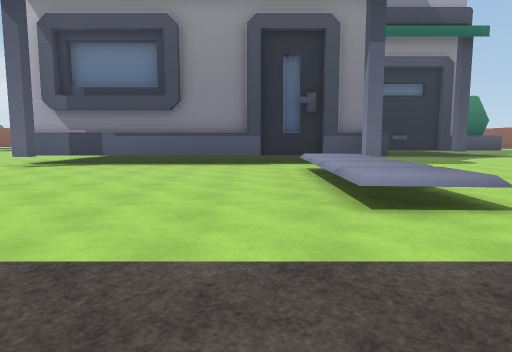
View 1 (above)

24 first-person views from a walk through a 3-D level made in the Unity game engine. The camera is 1.3 m above the floor, tilts 6° down and sees 75° across. The floor is counted in squares, 2 m on a side. Each view is taken from the middle of a square. On the plan, view 1 faces up. The plan holds only what a view shows up to about 10 squares ahead; the rest is blank. The place goes on beyond the plan. The player character is not drawn. Some surface patterns are stand-ins.

View 2
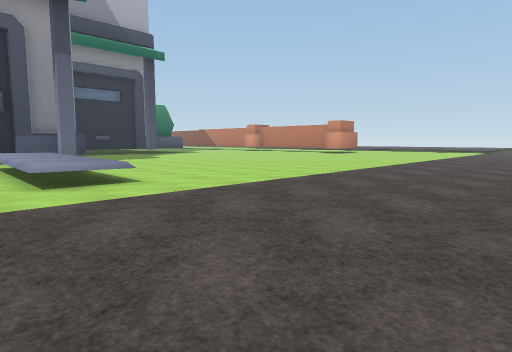

View 3
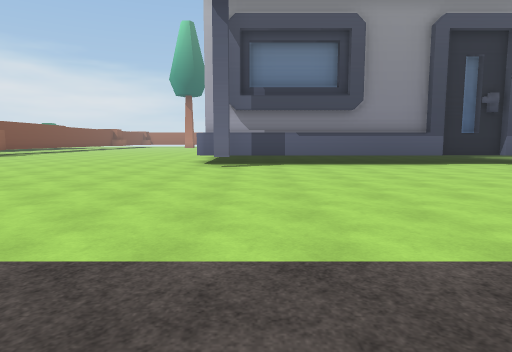

View 4
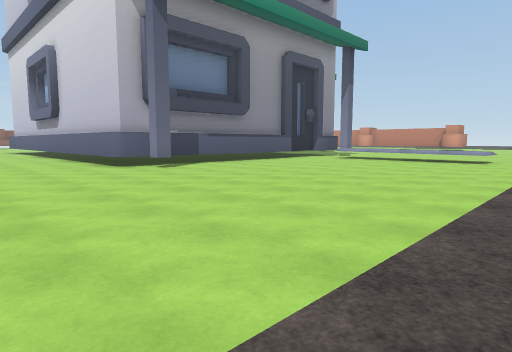

View 5
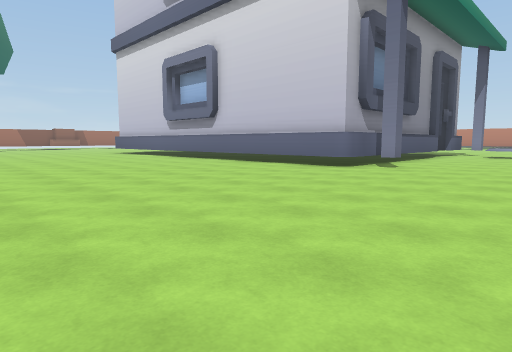

View 6
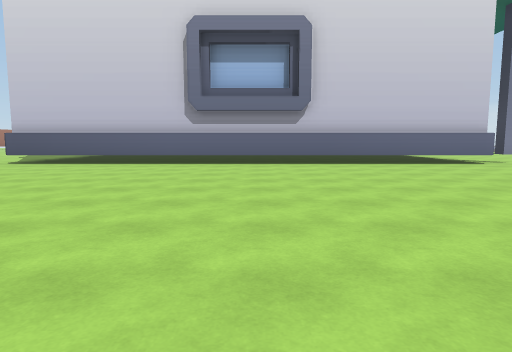

View 7
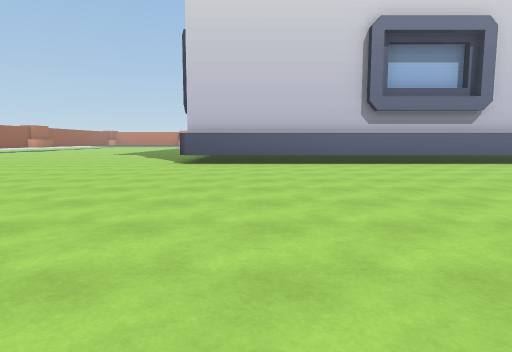

View 8
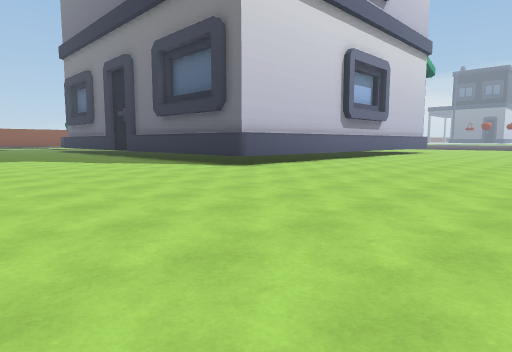

View 9
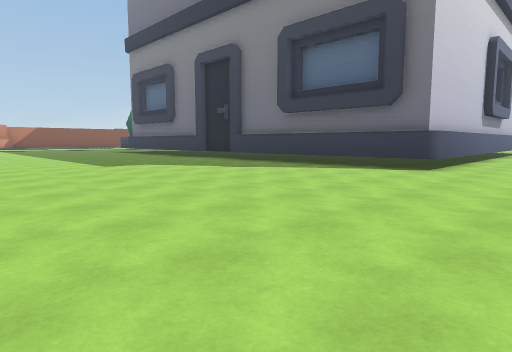

View 10
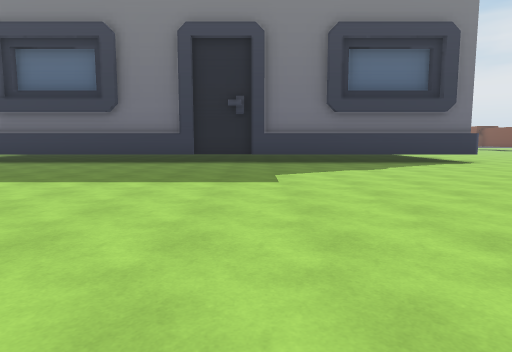

View 11
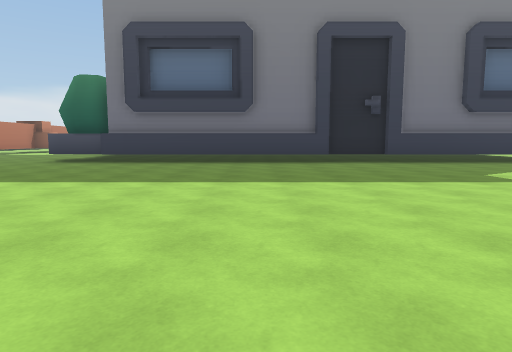

View 12
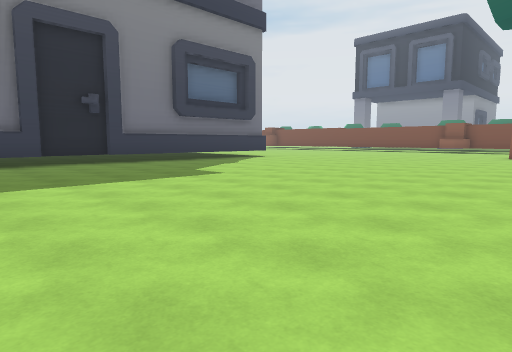

View 13
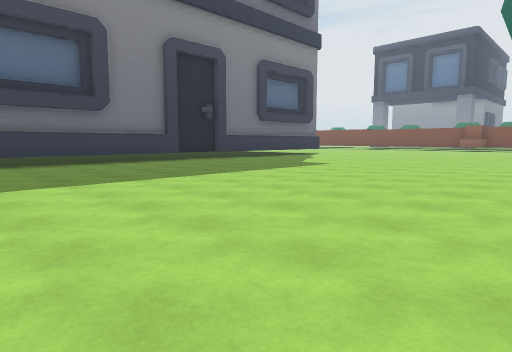

View 14
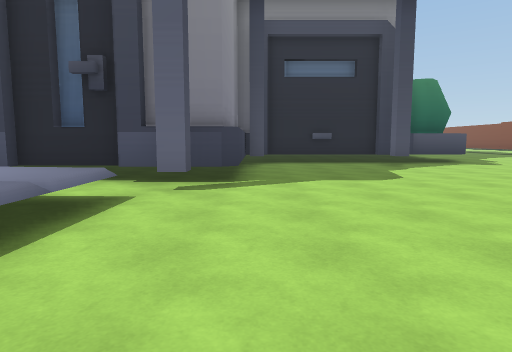

View 15
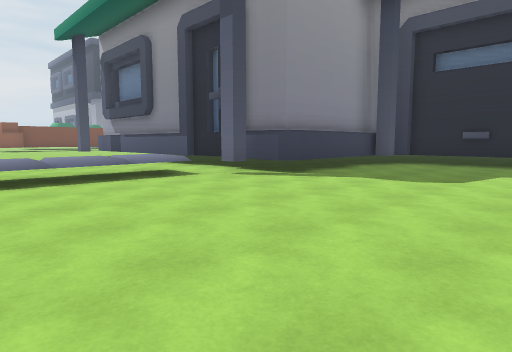

View 16
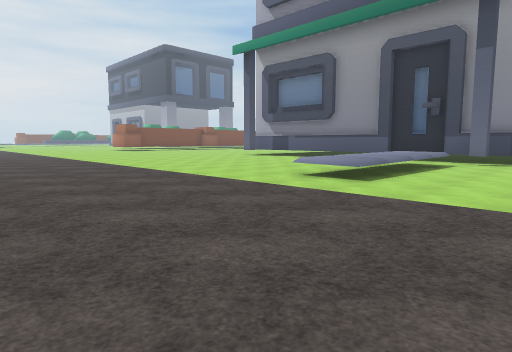

View 17
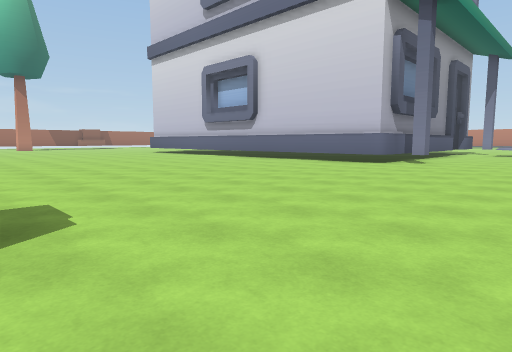

View 18
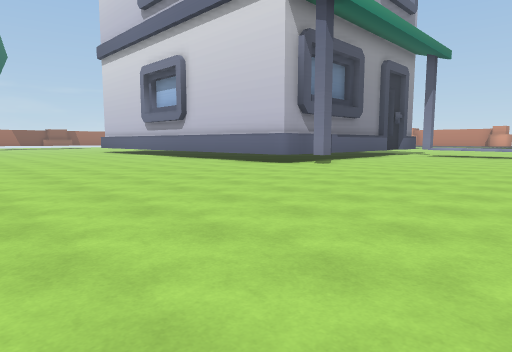

View 19
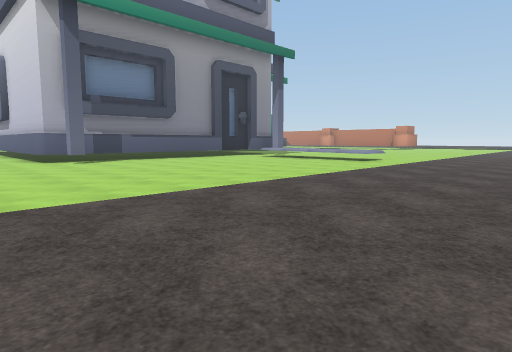

View 20
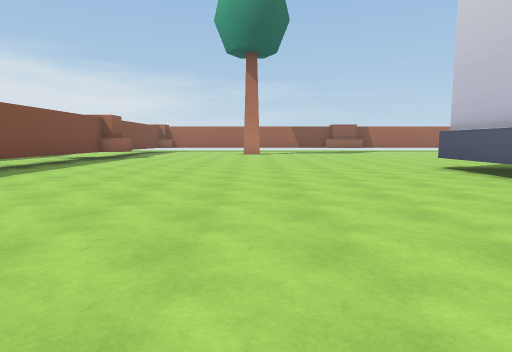

View 21
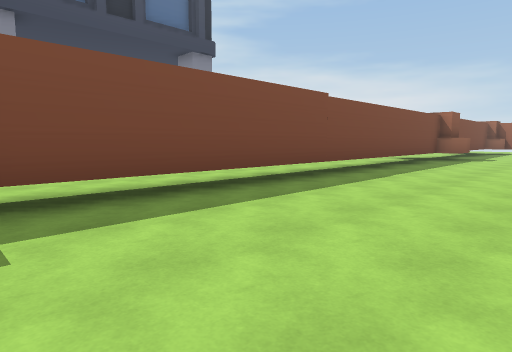

View 22
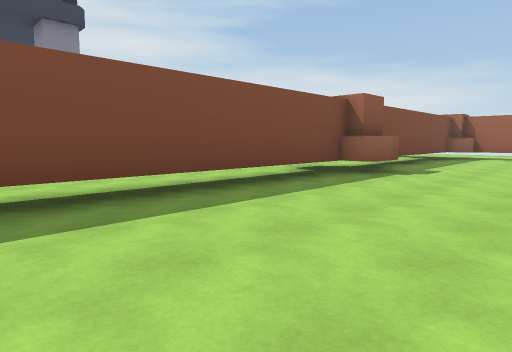

View 23
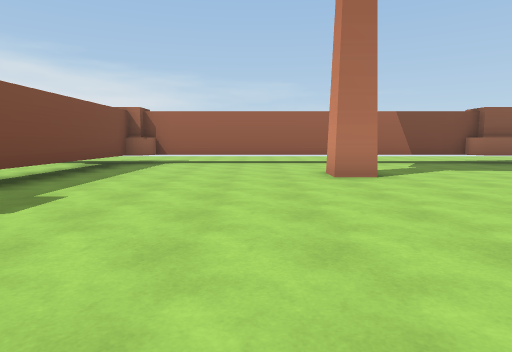

View 24
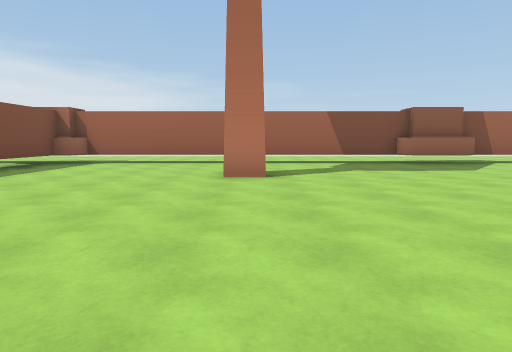

### Floor plan
Key: @ floor where view 1 was taken; # wall or solid block; . main floor; : floor 0.75 m higher than the main floor; / step, stairs or slope; = window, fence, low wall or low ledge; ^ raised ledge; T thing the floor can be seen under or through; O other object.
Columns run from 19 left of view 1 to 8 right of it. Each row starts with its distance up from view 1.
 35   ###############
 34 ..T.............
 33 ..T............    .........
 32  .T.........................
 31  .T.....O...................
 30  .T.........................
 29 ..T.........................
 28 .  ^........................
 27 .^TT........................
 26 ..T.........................
 25 ..T.........................
 24 ..T.........................
 23 ..T..........###############
 22 ..T..........#
 21 ..T..........#
 20 ..T..........#
 19 ..T..........#
 18 ..T..........#
 17 ..T..........#
 16 ..T..........#
 15   #..........#
 14     .........#         #####
 13     .........#        ##...#
 12     .........#        #.....
 11     .........#        #.....
 10     .........#     ####.....
  9     .........#######.##.....
  8     ................//......
  7    .................=:......
  6    ................./:......
  5    ................./:......
  4      ...............//......
  3      ...............//......
  2          ...................
  1          ...................
  0           .........@........
 -1           ..................
 -2           .....    ......

Where each view was taken, in squares from view 1:
view 1: 0 up, 0 right, facing up
view 2: 2 down, 0 right, facing up-right
view 3: 0 up, 5 left, facing up
view 4: 1 up, 10 left, facing up-right
view 5: 5 up, 14 left, facing up-right
view 6: 16 up, 16 left, facing right
view 7: 21 up, 16 left, facing right
view 8: 29 up, 13 left, facing down-right
view 9: 31 up, 9 left, facing down-right
view 10: 33 up, 0 right, facing down
view 11: 33 up, 4 right, facing down
view 12: 33 up, 4 right, facing down-left
view 13: 33 up, 8 right, facing down-left
view 14: 4 up, 4 right, facing up
view 15: 4 up, 8 right, facing up-left
view 16: 2 down, 5 right, facing up-left
view 17: 5 up, 16 left, facing up-right
view 18: 3 up, 14 left, facing up-right
view 19: 2 down, 9 left, facing up-right
view 20: 15 up, 11 left, facing up
view 21: 15 up, 13 left, facing up-left
view 22: 21 up, 13 left, facing up-left
view 23: 25 up, 13 left, facing up
view 24: 25 up, 11 left, facing up
